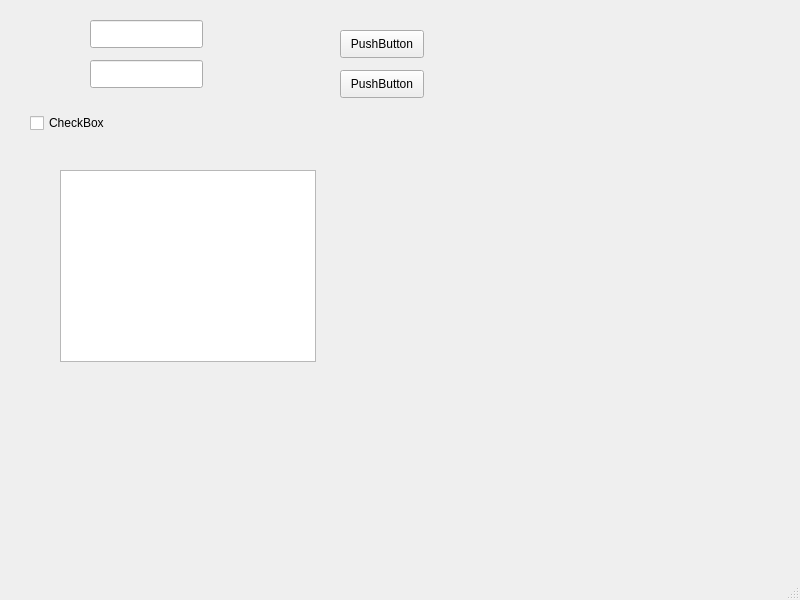
<?xml version="1.0" encoding="UTF-8"?>
<ui version="4.0">
 <class>MainWindow</class>
 <widget class="QMainWindow" name="MainWindow">
  <property name="geometry">
   <rect>
    <x>0</x>
    <y>0</y>
    <width>800</width>
    <height>600</height>
   </rect>
  </property>
  <property name="windowTitle">
   <string>MainWindow</string>
  </property>
  <widget class="QWidget" name="centralwidget">
   <widget class="QCheckBox" name="matchCheckBox">
    <property name="geometry">
     <rect>
      <x>30</x>
      <y>110</y>
      <width>91</width>
      <height>26</height>
     </rect>
    </property>
    <property name="text">
     <string>CheckBox</string>
    </property>
   </widget>
   <widget class="QTextBrowser" name="textBrowser">
    <property name="geometry">
     <rect>
      <x>60</x>
      <y>170</y>
      <width>256</width>
      <height>192</height>
     </rect>
    </property>
   </widget>
   <widget class="QLineEdit" name="fileLineEdit">
    <property name="geometry">
     <rect>
      <x>90</x>
      <y>20</y>
      <width>113</width>
      <height>28</height>
     </rect>
    </property>
   </widget>
   <widget class="QLineEdit" name="keyLineEdit">
    <property name="geometry">
     <rect>
      <x>90</x>
      <y>60</y>
      <width>113</width>
      <height>28</height>
     </rect>
    </property>
   </widget>
   <widget class="QPushButton" name="findPushButton">
    <property name="geometry">
     <rect>
      <x>340</x>
      <y>30</y>
      <width>84</width>
      <height>28</height>
     </rect>
    </property>
    <property name="text">
     <string>PushButton</string>
    </property>
   </widget>
   <widget class="QPushButton" name="closePushButton">
    <property name="geometry">
     <rect>
      <x>340</x>
      <y>70</y>
      <width>84</width>
      <height>28</height>
     </rect>
    </property>
    <property name="text">
     <string>PushButton</string>
    </property>
   </widget>
  </widget>
  <widget class="QMenuBar" name="menubar">
   <property name="geometry">
    <rect>
     <x>0</x>
     <y>0</y>
     <width>800</width>
     <height>25</height>
    </rect>
   </property>
  </widget>
  <widget class="QStatusBar" name="statusbar"/>
 </widget>
 <resources/>
 <connections>
  <connection>
   <sender>closePushButton</sender>
   <signal>clicked()</signal>
   <receiver>MainWindow</receiver>
   <slot>close()</slot>
   <hints>
    <hint type="sourcelabel">
     <x>381</x>
     <y>108</y>
    </hint>
    <hint type="destinationlabel">
     <x>399</x>
     <y>299</y>
    </hint>
   </hints>
  </connection>
 </connections>
</ui>
